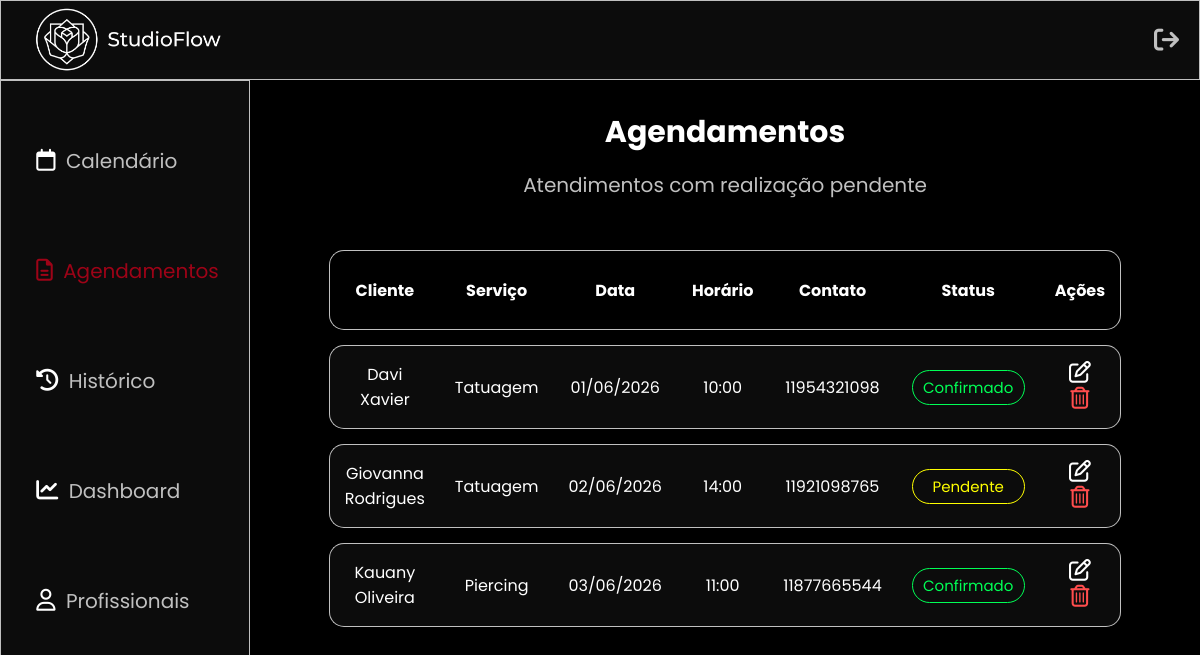
Screenshot of /frontend/admin/agendamentos.php with the database file from the repository.
### tables this page shows
CREATE TABLE agendamento (
    id_agendamento INT AUTO_INCREMENT PRIMARY KEY,
    id_cliente INT NOT NULL,
    id_profissional INT NOT NULL,
    id_servicos INT NOT NULL,
    data_agen DATE NOT NULL,
    horario TIME NOT NULL,
    status_agendamento ENUM('pendente', 'confirmado', 'cancelado', 'finalizado') 
        DEFAULT 'pendente',

    FOREIGN KEY (id_cliente) REFERENCES cliente(id_cliente),
    FOREIGN KEY (id_profissional) REFERENCES profissional(id_profissional),
    FOREIGN KEY (id_servicos) REFERENCES servicos(id_servicos)
);

CREATE TABLE cliente (
    id_cliente INT AUTO_INCREMENT PRIMARY KEY,
    nome VARCHAR(100) NOT NULL,
    contato_cliente VARCHAR(11) NOT NULL,
    data_nasc DATE NOT NULL
);

CREATE TABLE servicos (
    id_servicos INT AUTO_INCREMENT PRIMARY KEY,
    tipo_servico ENUM('tatuagem', 'piercing') NOT NULL,
    estilo ENUM('fineline','realista','old_school','flash_tattoo','anime','lettering','blackout','cobertura'),
    regiao VARCHAR(20) NOT NULL,
    quantidade INT
);

### frontend/admin/agendamentos.php (the view, shortened to what this page needs)
<?php require_once '../../backend/conexao.php';
$sql = "SELECT
  agendamento.id_agendamento,
  cliente.nome,
  cliente.contato_cliente,
  servicos.tipo_servico,
  agendamento.data_agen,
  agendamento.horario,
  agendamento.status_agendamento
  FROM agendamento INNER JOIN cliente ON agendamento.id_cliente = cliente.id_cliente
  INNER JOIN servicos ON agendamento.id_servicos = servicos.id_servicos WHERE agendamento.status_agendamento IN ('pendente','confirmado')";
$stmt = $pdo->prepare($sql);
$stmt->execute();
?>
<!DOCTYPE html>
<html lang="pt-BR">
<head>
    <link rel="stylesheet" href="../../assets/css/admin.css">
    <link rel="stylesheet" href="https://cdnjs.cloudflare.com/ajax/libs/font-awesome/6.5.0/css/all.min.css">
</head>
<body>
    <header>
        <nav class="topbar">
            <a href="../index.php"><img src="../../assets/img/logo/logo-white.png" alt="StudioFlow" class="logo"></a>
            <a href="../login.php" class="logout"><i class="fa-solid fa-arrow-right-from-bracket"></i></a>
        </nav>
    </header>
    <aside>
        <nav class="sidebar">
            <div class="nav-links">
                <a href="calendario.php"><i class="fa-regular fa-calendar icon"></i> Calendário</a>
                <a href="agendamentos.php" style="color: var(--red);"><i class="fa-regular fa-file-lines icon" style="color: var(--red);"></i> Agendamentos</a>
                <a href="historico.php"><i class="fa-solid fa-clock-rotate-left icon" ></i> Histórico</a>
                <a href="dashboard.php"><i class="fa-solid fa-chart-line icon"></i> Dashboard</a>
                <a href="profissionais.php"><i class="fa-regular fa-user icon"></i> Profissionais</a>
            </div>
        </nav>
    </aside>
    <main>
        <h2>Agendamentos</h2>
        <p>Atendimentos com realização pendente</p>
        <table><br>
        <thead>
          <tr>
            <th>Cliente</th>
            <th>Serviço</th>
            <th>Data</th>
            <th>Horário</th>
            <th>Contato</th>
            <th>Status</th>
            <th>Ações</th>
          </tr>
        </thead>
        <tbody>
          <?php while($row = $stmt->fetch()) { ?>
            <tr>
              <td><?php echo htmlspecialchars($row['nome']); ?></td>
              <td><?php echo ucfirst(htmlspecialchars($row['tipo_servico'])); ?></td>
              <td><?php echo date('d/m/Y', strtotime($row['data_agen'])); ?></td>
              <td><?php echo date('H:i', strtotime($row['horario'])); ?></td>
              <td><?php echo htmlspecialchars($row['contato_cliente']); ?></td>
              <td>
              <select name="status" class="status <?php echo $row['status_agendamento']; ?>" data-id="<?php echo $row['id_agendamento']; ?>">
              <option value="pendente" <?php if($row['status_agendamento'] == 'pendente') echo 'selected'; ?> class="pendente">Pendente</option>
              <option value="confirmado" <?php if($row['status_agendamento'] == 'confirmado') echo 'selected'; ?> class="confirmado">Confirmado</option>
            </select>
            </td>
            <td>
            <a href="editar-agendamento.php?id=<?php echo $row['id_agendamento']; ?>"><i class="fa-regular fa-pen-to-square icon"></i></a>
            <a href="../../backend/atualizar-status.php?excluir=<?php echo $row['id_agendamento']; ?>" onclick="return confirm('Deseja realmente excluir este agendamento?')">
            <i class="fa-regular fa-trash-can icon" style="color: var(--cancel);"></i></a>
            </td>
            </tr>
            <?php } ?>
          </tbody>
        </table>
      </main>
</body>
</html>

### assets/css/admin.css (style rules this page uses)
body { background-color: var(--bg) ; color: var(--white); }
.topbar { background-color: var(--dark); width: 100%; height: 80px; top: 0; position: fixed; padding: 0 20px ; display: flex; justify-content: space-between; align-items: center; border: 1px solid var(--light); z-index: 9999; }
.topbar a { display: flex; align-items: center; text-decoration: none; }
.logo { height: 80px; width: auto; }
.logout { color: var(--light); font-size: 25px; }
.sidebar { background-color: var(--dark); border: 1px solid var(--light); width: 250px; height: 100vh; position: fixed; top: 80px; left: 0; padding-top: 50px; justify-items: center; }
.nav-links a { display: block; color: var(--light); text-decoration: none; padding: 15px 20px; font-size: 20px; margin-bottom: 50px; }
main { margin-top: 80px; margin-left: 250px; padding: 30px; justify-items: center; text-align: center; }
h2 { color: var(--white); font-size: 30px; margin-bottom: 15px; }
p { color: var(--light); font-size: 20px; margin-bottom: 10px; }
.icon { font-size: 22px; color: var(--white); margin: 0 5px; }
table { width: 80%; border-collapse: separate; border-spacing: 0 15px; margin-bottom: 20px; }
thead th { padding: 15px; height: 80px; color: var(--white); border-top: 1px solid var(--light); border-bottom: 1px solid var(--light); }
thead th:first-child { border-left: 1px solid var(--light); border-radius: 15px 0 0 15px; }
thead th:last-child { border-right: 1px solid var(--light); border-radius: 0 15px 15px 0; }
tbody tr { height: 80px; background-color: var(--dark); }
td { height: 80px; padding: 15px; border-top: 1px solid var(--light); border-bottom: 1px solid var(--light); }
td:first-child { border-left: 1px solid var(--light); border-radius: 15px 0 0 15px; }
td:last-child { border-right: 1px solid var(--light); border-radius: 0 15px 15px 0; }
.status option { background-color: var(--gray) !important; }
.status { background-color: transparent; border: 1px solid var(--light); border-radius: 20px; padding: 8px 10px; font-size: 15px; color: var(--light); cursor: pointer; text-align: center; -webkit-appearance: none; }
.status.confirmado { color: var(--green); border-color: var(--green) !important; }
.status.pendente { color: var(--yellow); border-color: var(--yellow) !important; }

### assets/css/global.css (style rules this page uses)
* { margin: 0; padding: 0; box-sizing: border-box; font-family: 'Poppins', sans-serif; }
:root { --bg: #000; --dark: #0c0c0c; --red: #9d0317; --gray: #2a2a2a; --light: #c0c0c0; --white: #fff; --cancel: #ff4d4d; --blue: #006eff; --green: #00ff55; --yellow: #ffff00; }

### rows the page displays
agendamento: id_cliente.nome "Davi Xavier", id_servicos.tipo_servico "Tatuagem", data_agen "01/06/2026", horario "10:00", id_cliente.contato_cliente "11954321098", status "Confirmado"
agendamento: id_cliente.nome "Giovanna Rodrigues", id_servicos.tipo_servico "Tatuagem", data_agen "02/06/2026", horario "14:00", id_cliente.contato_cliente "11921098765", status "Pendente"
agendamento: id_cliente.nome "Kauany Oliveira", id_servicos.tipo_servico "Piercing", data_agen "03/06/2026", horario "11:00", id_cliente.contato_cliente "11877665544", status "Confirmado"
